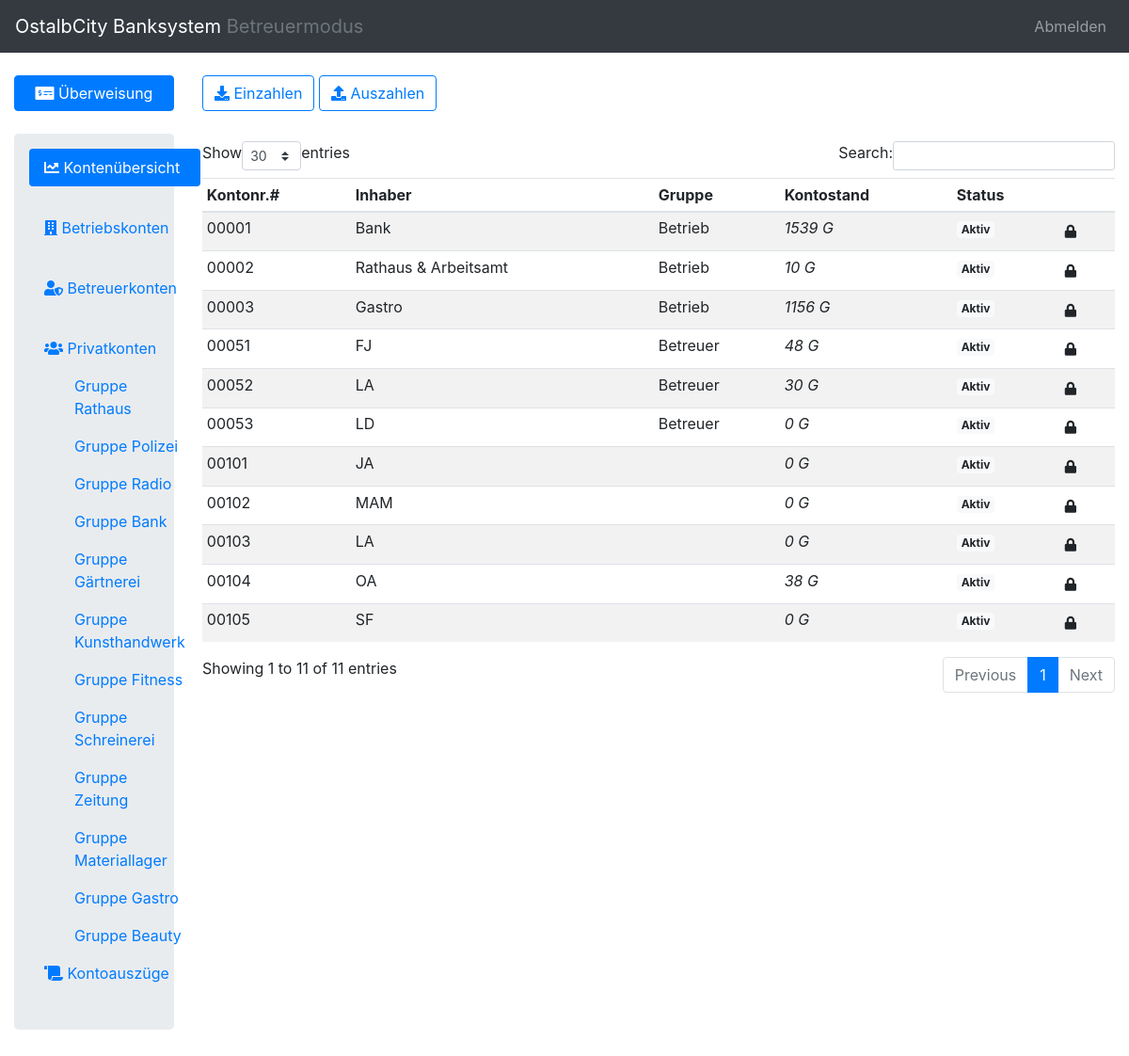
Screenshot of /webfolder/index.php (signed in) with the database file from the repository.
### tables this page shows
CREATE TABLE `accounts` (
  `ID` int(11) NOT NULL,
  `owner` tinytext NOT NULL,
  `type` enum('Betrieb','Betreuer','Gruppe Rathaus','Gruppe Polizei','Gruppe Radio','Gruppe Bank','Gruppe Gärtnerei','Gruppe Kunsthandwerk','Gruppe Fitness','Gruppe Schreinerei','Gruppe Zeitung','Gruppe Materiallager','Gruppe Gastro','Gruppe Beauty') NOT NULL,
  `balance` int(11) UNSIGNED NOT NULL DEFAULT 0,
  `banned` int(1) NOT NULL DEFAULT 0
);

### webfolder/php/sqlconfig.php (called while the page is built, shortened)
<?php
	$dberror = false;
?>

### webfolder/admin.php (the view, shortened to what this page needs)
<?php
	$PAGE = -1;
?>
<!DOCTYPE HTML>
<html>
	<head>
		<link href="css/bootstrap.min.css" rel="stylesheet" />
		<link href="css/fontawesome.css" rel="stylesheet" />
	</head>
	<body <?php if($_SESSION['uid']!=1) echo 'class="noselect"'; ?>>
		<nav class="navbar d-print-none navbar-expand-lg navbar-dark <?php if($_SESSION['uid'] == 1) echo "bg-dark"; else echo "bg-primary"; ?>">
			<a class="navbar-brand" href="#"><?php echo $APPNAME; if($_SESSION['uid'] == 1) echo " <span class='text-muted'>Betreuermodus</span>"; ?></a>
			<div class="collapse navbar-collapse justify-content-end" id="navbarNav">
				<ul class="navbar-nav">
					<li class="nav-item">
						<a class="nav-link" href="?logout">Abmelden</a>
					</li>
				</ul>
			</div>
		</nav>
		<div class="container-fluid">
			<br/>
			<?php
			include_once('php/sqlconfig.php');
			$GRUPPEN = array();
			$result = $db->query("DESCRIBE accounts type");
			$result = explode("','", substr( $result->fetch_assoc()['Type'], 6, -2));
			for($i = 0; $i<count($result); $i++){
				array_push($GRUPPEN, $result[$i]);
			}
			?>
			<div class="row">
				<div class="col-2 d-print-none">
					<button type="button" class="btn btn-block btn-primary" data-toggle="modal" data-target="#transactModal">
						<i class="fas fa-money-check-alt"></i> Überweisung
					</button>
					<br/>
							<?php $modal = true; include_once("transaction.php"); ?>
					<div class="jumbotron" style="padding: 1em;">
						<ul id="metismenu" class="nav flex-column nav-pills">
							<li <?php if($PAGE==-1){ echo 'class="mm-active"'; } ?>>
								<a href="?p=-1" aria-expanded="false" class="nav-link<?php if($PAGE==-1)echo " active"; ?>"><i class="fas fa-chart-line"></i> Kontenübersicht</a>
							</li>
							<li <?php if($PAGE==0){ echo 'class="mm-active"'; } ?>>
								<a href="?p=0" aria-expanded="true" class="nav-link<?php if($PAGE==0)echo " active"; ?>"><i class="fas fa-building"></i> Betriebskonten</a>
							</li>
							<li <?php if($PAGE==1){ echo 'class="mm-active"'; } ?>>
								<a href="?p=1" aria-expanded="false" class="nav-link<?php if($PAGE==1)echo " active"; ?>"><i class="fas fa-user-shield"></i> Betreuerkonten</a>
							</li>
							<li <?php if($PAGE==2){ echo 'class="mm-active"'; } ?>>
								<a href="?p=-2" aria-expanded="false" class="nav-link<?php if($PAGE==-2 && !isset($_GET['g']))echo " active"; ?>"><i class="fas fa-users"></i> Privatkonten</a>
								<ul style="padding-left: 2em;"  class="nav flex-column nav-pills">
									<?php
										for($i = 0; $i<count($GRUPPEN); $i++){
											if($i < 2)
												continue;
											echo '<li><a href="?p=-2&g='.$GRUPPEN[$i].'" class="nav-link';
											if(isset($_GET['g']) && $_GET['g']==$GRUPPEN[$i])echo " active";
											echo '">'.$GRUPPEN[$i].'</a></li>';
										}
									?>
								</ul>
							</li>
							<li>
								<a href="?druck" class="nav-link<?php if($PAGE==-3)echo " active"; ?>"><i class="fas fa-scroll"></i> Kontoauszüge</a>
							</li>
						</ul>
					</div>
				</div>
				<div class="col-10">
					<?php if($PAGE > -3){ ?>
					<button class="btn btn-outline-primary d-print-none" type="button" data-toggle="modal" data-target="#einzahlenModal">
						<i class="fas fa-download"></i> Einzahlen
					</button>
					<button class="btn btn-outline-primary d-print-none" type="button" data-toggle="modal" data-target="#auszahlenModal">
						<i class="fas fa-upload"></i> Auszahlen
					</button>
					<br/><br/>
					<?php } ?>
					<?php if($PAGE>-3){  ?>
					<table id="data-table" class="table table-striped table-sm">
						<thead>
							<tr>
								<th>Kontonr.#</th>
								<th>Inhaber</th>
								<th>Gruppe</th>
								<th>Kontostand</th>
								<th>Status</th>
								<th></th>
							</tr>
						</thead>
						<tbody id="content">
							<?php
								include_once("php/sqlconfig.php");
								if(!$dberror){
									if($PAGE == -1)
										$result = $db->query("SELECT * FROM accounts");
									if(!$result){
										echo html_err(false, "Datenbankfehler: ". mysqli_error($db));
									}else{
										while($row = $result->fetch_assoc()){
											echo "<tr>";
												echo "<td>".sprintf('%05d', $row['ID'])."</td>";
												echo "<td>".$row['owner']."</td>";
												echo "<td>".$row['type']."</td>";
												echo "<td><i>".$row['balance'].$CURRENCY."</i></td>";
												if($row['banned']==0){
													echo "<td><span class='badge badge-light'>Aktiv</span></td>";
													echo '<td>';
													if($_SESSION['uid'] == 1)
														echo '<a href="?ban='.$row['ID'].'" class="btn btn-sm d-print-none"><i class="fas fa-lock"></i></a>';
													echo '</td>';
												}else{
													echo "<td><span class='badge badge-danger'>Eingefroren</span></td>";
													echo '<td>';
													if($_SESSION['uid'] == 1)
														echo '<a href="?unban='.$row['ID'].'" class="btn btn-sm d-print-none"><i class="fas fa-unlock"></i></a>';
													echo '</td>';
												}
											echo "</tr>";
										}
									}
								}else{
									echo html_err(false, $dberror);
								}
							?>
						</tbody>
					</table>
					<?php }else if($PAGE==-3){  ?>
					<?php }else if($PAGE==3){  ?>
					<?php } ?>
				</div>
			</div>
		</div>
	</body>
</html>

### webfolder/index.php (shortened to what this page needs)
<?php
	$APPNAME = "OstalbCity Banksystem";
	$CURRENCY = " G";
	if( isset($_SESSION['uid']) ){
		if( isset($_GET['logout']) ){
			session_unset();
			session_destroy();
			if(isset($_GET['mobile']))
				header("Location: ?login&mobile&loggedout");
			else
				header("Location: ?login&loggedout");
		}else if(isset($_GET['login'])){
			header("Location: .");
		}else if(isset($_GET['mobile'])){
			header("Location: transaction.php");
		}else if($_SESSION['uid']==2 || isset($_GET['druck'])){
			include("druck.php");
		}else{
			include("admin.php");
		}
	}else{
		if( isset($_GET['login']) ){
			include("login.php");
		}else{
			header("Location: ?login");
		}
	}
?>

### webfolder/admin.php (style rules this page uses)
table { width:100%; }

### rows the page displays
accounts: ID "00001", owner "Bank", type "Betrieb", balance "1539"
accounts: ID "00002", owner "Rathaus & Arbeitsamt", type "Betrieb", balance "10"
accounts: ID "00003", owner "Gastro", type "Betrieb", balance "1156"
accounts: ID "00051", owner "FJ", type "Betreuer", balance "48"
accounts: ID "00052", owner "LA", type "Betreuer", balance "30"
accounts: ID "00053", owner "LD", type "Betreuer", balance "0"
accounts: ID "00101", owner "JA", balance "0"
accounts: ID "00102", owner "MAM", balance "0"
accounts: ID "00103", owner "LA", balance "0"
accounts: ID "00104", owner "OA", balance "38"
accounts: ID "00105", owner "SF", balance "0"

### other values shown
$APPNAME "OstalbCity Banksystem"
$GRUPPEN[$i] "Gruppe Rathaus"
$GRUPPEN[$i] "Gruppe Polizei"
$GRUPPEN[$i] "Gruppe Radio"
$GRUPPEN[$i] "Gruppe Bank"
$GRUPPEN[$i] "Gruppe Gärtnerei"
$GRUPPEN[$i] "Gruppe Kunsthandwerk"
$GRUPPEN[$i] "Gruppe Fitness"
$GRUPPEN[$i] "Gruppe Schreinerei"
$GRUPPEN[$i] "Gruppe Zeitung"
$GRUPPEN[$i] "Gruppe Materiallager"
$GRUPPEN[$i] "Gruppe Gastro"
$GRUPPEN[$i] "Gruppe Beauty"
